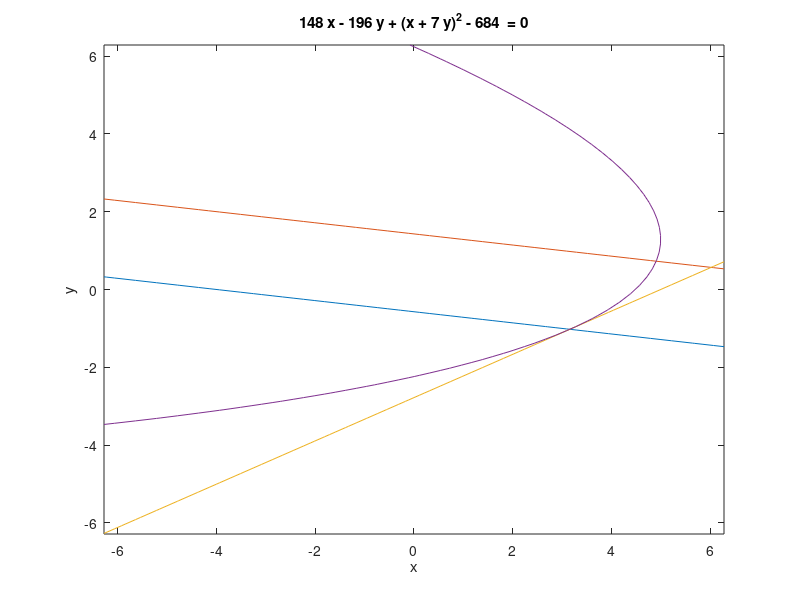

Write MATLAB code to recreate this figure.
ezplot('- x - 7*y - 4 ')
hold on
ezplot('x + 7*y - 10 ')
hold on
ezplot('(9*y)/5 - x + 5 ')
hold on
ezplot('148*x - 196*y + (x + 7*y)^2 - 684 ')
hold on
return



ezplot('- y - 4 +0*x ')
hold on
ezplot('x + (5*y)/9 + 20/9 ')
hold on
ezplot('x + 3*y - 10 ')
hold on
ezplot('x - (6*y)/7 + 11/7  ')
hold on
ezplot('x - y/7 - 4/7')
hold on
ezplot('- x - 5 +0*y')
hold on
%return
%ezplot('-x + y ')
hold on
return
ezplot('-x -3 + y ')
hold on
ezplot('-x^2 +1 +  y ')
hold on
ezplot('-x^2 -1 + y ')
hold on
return
ezplot('x + y ')
hold on
ezplot('(5*y)/4 - x + 25/4')
hold on
ezplot('- x - (3*y)/2 - 3/2')
hold on
ezplot('27*x - (51*y)/2 + (x + (3*y)/2)^2 - 591/4 ')
hold on
ezplot('(9*y)/2 - 3*x + (x + (3*y)/2)^2 + 9/4')
hold on
return


(9*y)/2 - 3*x + (x + (3*y)/2)^2 + 9/4 <= 0 


ezplot('x+y-1')
hold on
ezplot('-x-y')
hold on
ezplot('y/3 - x - 1/6')
hold on
ezplot('x - (5*y)/4 - 25/4')
hold on
ezplot('(x + y)^2 - 8*x ')

hold on
ezplot('7*x - 5*y - 25')
hold on

return
ezplot('x + y - 1  ')
hold on
ezplot('- x - y  ')

hold on
ezplot('x - y/3 + 1/6 ')
hold on
ezplot('y - x - 1  ')
hold on
ezplot('(x + y)^2 - 8*x  ')
hold on
ezplot('18*y - 18*x - (x + y)^2 + 99  ')


hold on
return



return
%ezplot('-y')
%ezplot("-y")
%hold on
ezplot('log(abs(x))/log(exp(1))')
return
ezplot('x^2*(ln(abs(y)+0.5))'  )
return
%ezplot('exp(-x^2)',[-1,1]  )
%ezplot('sin(x)' ,[-1,1] )
ezplot('abs(x*y)'  )

hold on

%ezplot('x - 1' ) 
%hold on
ezplot('x - y'  )

hold on
ezplot('(2*y)/3 - x - 1') 
hold on
ezplot('- x - (2*y)/3' )
hold on
ezplot('6^(1/2)/4 - (6^(1/2)*x)/2 - y + 7/8'  )
hold on
ezplot('y + (6^(1/2)*x)/2 - 3/8' )
hold on
return
ezplot("x - y")
hold on

ezplot("-3*x + 2*y -3")
hold on
ezplot("x + y")
hold on
ezplot("x + y-2")
hold on
ezplot("x + 3*y/2+3/2")
hold on
ezplot("x + 3*y/2-9/2")
hold on
return
ezplot("3*x + 2*y")
hold on
return
ezplot('s2/2 - s1/2 - (s1 + s2)^2/36 + 11/4')
hold on
ezplot('(27*s1)/44 - (51*s2)/88 + (s1 + (3*s2)/2)^2/44 - 591/176')
hold on
return

(27*s1)/44 - (51*s2)/88 + (s1 + (3*s2)/2)^2/44 - 591/176 
s2/2 - s1/2 - (s1 + s2)^2/36 + 11/4 
(51*s2)/88 - (27*s1)/44 - (s1 + (3*s2)/2)^2/44 + 591/176 <= 0

%ezplot('x-y-2')
%hold on
%ezplot('-x+y')
%hold on
ezplot('8*x-(x+y)^2')
hold on
ezplot("x-y+1")
%ezplot("y-1")
hold on
ezplot("y+x-2")
hold on
ezplot("y+x")
hold on
